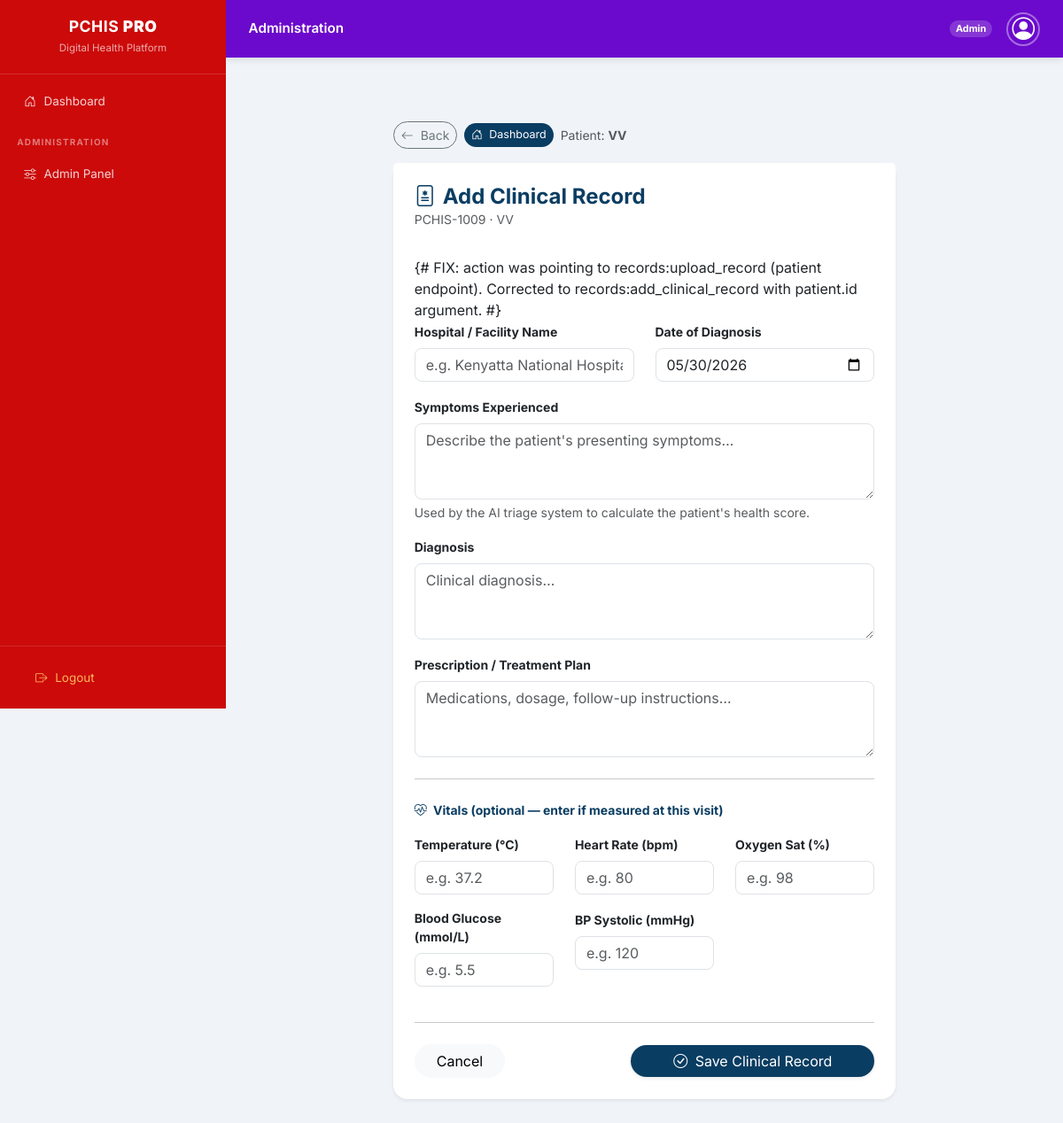
/records/add-clinical/9/ (signed in), run on the app's committed database.
### accounts/models.py (models this page shows, shortened)
class User(AbstractUser):
    ROLE_CHOICES = (
        ('ADMIN', 'ADMIN'),
        ('DOCTOR', 'DOCTOR'),
        ('PATIENT', 'Patient'),
    )
    username = models.CharField(
        max_length=15,
        unique=True,
        validators=[RegexValidator(r'^[a-zA-Z0-9]*$', 'Only letters and numbers allowed.')]
    )
    role = models.CharField(
        max_length=10,
        choices=ROLE_CHOICES,
    )

### records/views.py (the view, shortened to what this page needs)
# urls.py: path('add-clinical/<int:patient_id>/', views.add_clinical_record, name='add_clinical_record'),
@login_required
def add_clinical_record(request, patient_id):
    user_role = str(getattr(request.user, 'role', '')).upper()
    if user_role not in ('DOCTOR', 'ADMIN'):
        messages.error(request, 'Access denied. This page is for doctors only.')
        return redirect('dashboard:role_redirect')
    patient = get_object_or_404(User, id=patient_id)
    return render(request, 'records/add_clinical_record.html', {'patient': patient, 'today': timezone.now()})

### records/templates/records/add_clinical_record.html (shortened to what this page needs)
{% extends "layouts/base.html" %}
{% block content %}
<div class="container py-5">
    <div class="row justify-content-center">
        <div class="col-md-8">
            <div class="d-flex align-items-center gap-2 mb-3">
                <a href="javascript:history.back()"
                   class="btn btn-sm btn-outline-secondary rounded-pill">
                    <i class="bi bi-arrow-left me-1"></i> Back
                </a>
                <a href="{% url 'dashboard:doctor_dashboard' %}"
                   class="btn btn-sm rounded-pill"
                   style="background:#0a3d62; color:#fff; border:none; font-size:.78rem;">
                    <i class="bi bi-house-door me-1"></i> Dashboard
                </a>
                <span class="text-muted small">
                    Patient:
                    <strong>{{ patient.get_full_name|default:patient.username }}</strong>
                </span>
            </div>
            <div class="card shadow-sm border-0 rounded-4">
                <div class="card-header bg-white border-0 pt-4 px-4">
                    <h4 class="fw-bold mb-0" style="color:#0a3d62;">
                        <i class="bi bi-file-medical me-2"></i>Add Clinical Record
                    </h4>
                    <p class="text-muted small mb-0">
                        PCHIS-{{ patient.id|add:"1000" }} ·
                        {{ patient.get_full_name|default:patient.username }}
                    </p>
                </div>
                <div class="card-body p-4">
                    {#
                        FIX: action was pointing to records:upload_record (patient endpoint).
                        Corrected to records:add_clinical_record with patient.id argument.
                    #}
                    <form method="POST"
                          action="{% url 'records:add_clinical_record' patient.id %}">
                        <div class="row">
                            <div class="col-md-6 mb-3">
                                <label class="form-label fw-bold small">
                                    Hospital / Facility Name
                                </label>
                                <input type="text" name="hospital_name"
                                       class="form-control rounded-3" required
                                       placeholder="e.g. Kenyatta National Hospital">
                            </div>
                            <div class="col-md-6 mb-3">
                                <label class="form-label fw-bold small">
                                    Date of Diagnosis
                                </label>
                                <input type="date" name="date_diagnosed"
                                       class="form-control rounded-3"
                                       value="{{ today|date:'Y-m-d' }}" required>
                            </div>
                        </div>
                        <div class="mb-3">
                            <label class="form-label fw-bold small">
                                Symptoms Experienced
                            </label>
                            <textarea name="symptoms" class="form-control rounded-3"
                                      rows="3" required
                                      placeholder="Describe the patient's presenting symptoms…"></textarea>
                            <div class="form-text">
                                Used by the AI triage system to calculate the patient's health score.
                            </div>
                        </div>
                        <div class="mb-3">
                            <label class="form-label fw-bold small">Diagnosis</label>
                            <textarea name="diagnosis" class="form-control rounded-3"
                                      rows="3" required
                                      placeholder="Clinical diagnosis…"></textarea>
                        </div>
                        <div class="mb-3">
                            <label class="form-label fw-bold small">
                                Prescription / Treatment Plan
                            </label>
                            <textarea name="prescription" class="form-control rounded-3"
                                      rows="3"
                                      placeholder="Medications, dosage, follow-up instructions…"></textarea>
                        </div>
                        <hr class="my-4 opacity-25">
                        <p class="fw-bold small mb-3" style="color:#0a3d62;">
                            <i class="bi bi-heart-pulse me-1"></i>
                            Vitals (optional — enter if measured at this visit)
                        </p>
                        <div class="row">
                            <div class="col-md-4 mb-3">
                                <label class="form-label fw-bold small">Temperature (°C)</label>
                                <input type="number" name="temperature"
                                       class="form-control rounded-3"
                                       placeholder="e.g. 37.2" step="0.1" min="25" max="50">
                            </div>
                            <div class="col-md-4 mb-3">
                                <label class="form-label fw-bold small">Heart Rate (bpm)</label>
                                <input type="number" name="heart_rate"
                                       class="form-control rounded-3"
                                       placeholder="e.g. 80" min="20" max="250">
                            </div>
                            <div class="col-md-4 mb-3">
                                <label class="form-label fw-bold small">Oxygen Sat (%)</label>
                                <input type="number" name="oxygen_saturation"
                                       class="form-control rounded-3"
                                       placeholder="e.g. 98" min="50" max="100">
                            </div>
                            <div class="col-md-4 mb-3">
                                <label class="form-label fw-bold small">
                                    Blood Glucose (mmol/L)
                                </label>
                                <input type="number" name="blood_glucose"
                                       class="form-control rounded-3"
                                       placeholder="e.g. 5.5" step="0.1" min="1" max="30">
                            </div>
                            <div class="col-md-4 mb-3">
                                <label class="form-label fw-bold small">BP Systolic (mmHg)</label>
                                <input type="number" name="blood_pressure_sys"
                                       class="form-control rounded-3"
                                       placeholder="e.g. 120" min="50" max="250">
                            </div>
                        </div>
                        <hr class="my-4 opacity-25">
                        <div class="d-flex justify-content-between align-items-center">
                            <a href="javascript:history.back()"
                               class="btn btn-light rounded-pill px-4">
                                Cancel
                            </a>
                            <button type="submit"
                                    class="btn btn-primary rounded-pill px-5 shadow-sm"
                                    style="background-color:#0a3d62; border:none;">
                                <i class="bi bi-check-circle me-1"></i> Save Clinical Record
                            </button>
                        </div>
                    </form>
                </div>
            </div>
        </div>
    </div>
</div>
{% endblock %}

### templates/layouts/base.html (shortened to what this page needs)
{% load static %}
<!DOCTYPE html>
<html lang="en">
<head>
    <link href="https://cdn.jsdelivr.net/npm/bootstrap@5.3.0/dist/css/bootstrap.min.css" rel="stylesheet">
    <link rel="stylesheet" href="https://cdn.jsdelivr.net/npm/bootstrap-icons@1.11.1/font/bootstrap-icons.css">
</head>
<body class="{% if request.user.is_authenticated and request.user.role|upper == 'DOCTOR' %}doctor-layout{% endif %}">
<aside class="sidebar">
    <div class="sidebar-brand">
        <h4>PCHIS <strong>PRO</strong></h4>
        <small>Digital Health Platform</small>
    </div>
    <nav class="flex-grow-1 py-2 overflow-auto">
        <a href="{% url 'dashboard:role_redirect' %}"
           class="nav-link {% if request.resolver_match.url_name == 'patient_dashboard' %}active-link{% endif %}">
            <i class="bi bi-house-door"></i> Dashboard
        </a>
        {% if request.user.role|upper == 'PATIENT' %}
        <div class="sidebar-section-label">My Health</div>
        <a href="{% url 'records:record_list' %}" class="nav-link
           {% if request.resolver_match.url_name == 'record_list' %}active-link{% endif %}">
            <i class="bi bi-file-medical"></i> My Records
        </a>
        <a href="{% url 'records:patient_input_vitals' %}" class="nav-link
           {% if request.resolver_match.url_name == 'patient_input_vitals' %}active-link{% endif %}">
            <i class="bi bi-heart-pulse"></i> Log Vitals
        </a>
        <a href="{% url 'appointments:book_appointment' %}" class="nav-link
           {% if request.resolver_match.url_name == 'book_appointment' %}active-link{% endif %}">
            <i class="bi bi-calendar-plus"></i> Book Appointment
        </a>
        <a href="{% url 'records:view_access_code' %}" class="nav-link
           {% if request.resolver_match.url_name == 'view_access_code' %}active-link{% endif %}">
            <i class="bi bi-shield-lock"></i> Share Code
        </a>
        <div class="sidebar-section-label">Account</div>
        <a href="{% url 'patients:update_profile' %}" class="nav-link
           {% if request.resolver_match.url_name == 'update_profile' %}active-link{% endif %}">
            <i class="bi bi-person-gear"></i> My Profile
        </a>
        <a href="{% url 'messaging:inbox' %}" class="nav-link
           {% if request.resolver_match.url_name == 'inbox' %}active-link{% endif %}">
            <i class="bi bi-chat-dots"></i> Messages
            {% if unread_count %}<span class="nav-badge">{{ unread_count }}</span>{% endif %}
        </a>
        {% elif request.user.role|upper == 'ADMIN' %}
        <div class="sidebar-section-label">Administration</div>
        <a href="/admin/" class="nav-link"><i class="bi bi-sliders"></i> Admin Panel</a>
        {% endif %}
    </nav>
    <div class="sidebar-footer">
        <form action="{% url 'accounts:logout' %}" method="post">
            <button type="submit" class="nav-link border-0 w-100 text-start bg-transparent"
                    style="color:rgba(255,200,100,.9);">
                <i class="bi bi-box-arrow-right"></i> Logout
            </button>
        </form>
    </div>
</aside>
<div class="main-wrapper">
    {% if request.user.role|upper != 'DOCTOR' %}
    <div class="patient-topbar">
        <h5 class="mb-0" style="font-size:.95rem; font-weight:600;">
            {% if request.user.role|upper == 'PATIENT' %}Patient Portal
            {% elif request.user.role|upper == 'ADMIN' %}Administration
            {% else %}PCHIS{% endif %}
        </h5>
        <div class="d-flex align-items-center gap-3">
            <span class="badge rounded-pill" style="background:rgba(255,255,255,.18); font-size:.68rem;">
                {{ request.user.role|title }}
            </span>
            <div style="width:38px;height:38px;border-radius:50%;border:2px solid rgba(255,255,255,.4);
                        overflow:hidden;display:flex;align-items:center;justify-content:center;">
                {% if request.user.profile.profile_picture %}
                    <img src="{{ request.user.profile.profile_picture.url }}"
                         style="width:100%;height:100%;object-fit:cover;" alt="profile">
                {% else %}
                    <i class="bi bi-person-circle text-white" style="font-size:1.6rem;line-height:1;"></i>
                {% endif %}
            </div>
        </div>
    </div>
    {% endif %}
    <div class="main-inner">
        {% block content %}{% endblock %}
    </div>
</div>
</body>
</html>

### templates/layouts/base.html (style rules this page uses)
:root { --pchis-red: #CC0A0A; --pchis-red-dark: #a00808; --pchis-purple: #6B0ACC; --pchis-deep: #0a3d62; --sidebar-width: 255px; --topbar-h: 54px; }
*, *::before, *::after { box-sizing: border-box; }
body { font-family: 'Inter', sans-serif; background: #f0f4f8; margin: 0; }
.sidebar { width: var(--sidebar-width); height: 100vh; position: fixed; top: 0; left: 0; background: var(--pchis-red); color: white; z-index: 1000; display: flex; flex-direction: column; transition: transform .3s; }
.sidebar-brand { padding: 1.2rem 1.4rem; border-bottom: 1px solid rgba(255,255,255,.15); text-align: center; }
.sidebar-brand h4 { margin: 0; font-size: 1.1rem; font-weight: 700; letter-spacing: .5px; }
.sidebar-brand small { opacity: .65; font-size: .72rem; }
.sidebar-section-label { font-size: .62rem; font-weight: 700; letter-spacing: 1.2px; text-transform: uppercase; color: rgba(255,255,255,.45); padding: 1rem 1.2rem .4rem; }
.nav-link { color: rgba(255,255,255,.82); padding: .65rem 1.1rem; transition: .2s; text-decoration: none; display: flex; align-items: center; gap: .55rem; border-radius: 8px; margin: .1rem .6rem; font-size: .84rem; }
.patient-topbar { background: var(--pchis-purple); padding: .85rem 1.6rem; color: white; box-shadow: 0 2px 8px rgba(0,0,0,.12); display: flex; justify-content: space-between; align-items: center; }
.main-wrapper { margin-left: var(--sidebar-width); min-height: 100vh; }
.main-inner { padding: 1.5rem 1.8rem 3rem; }
.sidebar-footer { margin-top: auto; padding: .8rem; border-top: 1px solid rgba(255,255,255,.12); }

### data on the page
User: user.role "Admin"
User: get_full_name "VV", id|add "1009"
